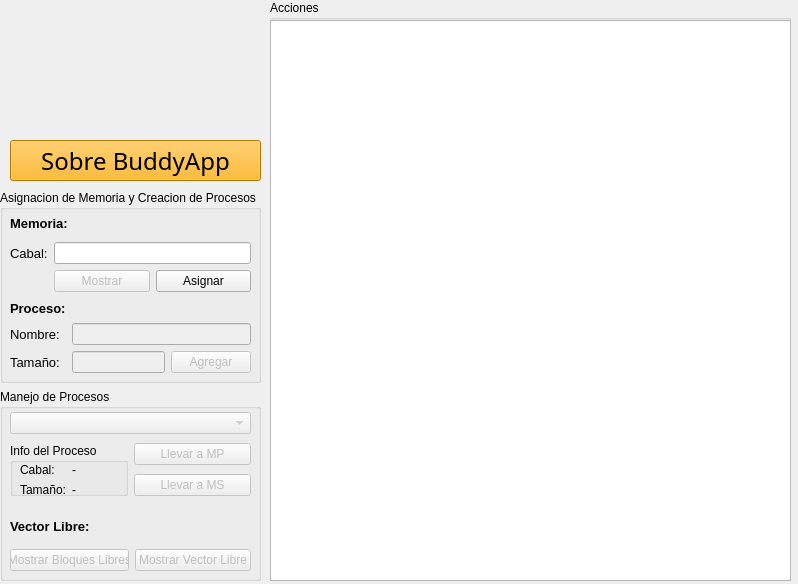
<?xml version="1.0" encoding="UTF-8"?>
<ui version="4.0">
 <class>MainWindow</class>
 <widget class="QMainWindow" name="MainWindow">
  <property name="geometry">
   <rect>
    <x>0</x>
    <y>0</y>
    <width>798</width>
    <height>584</height>
   </rect>
  </property>
  <property name="sizePolicy">
   <sizepolicy hsizetype="Fixed" vsizetype="Fixed">
    <horstretch>0</horstretch>
    <verstretch>0</verstretch>
   </sizepolicy>
  </property>
  <property name="minimumSize">
   <size>
    <width>798</width>
    <height>584</height>
   </size>
  </property>
  <property name="maximumSize">
   <size>
    <width>798</width>
    <height>584</height>
   </size>
  </property>
  <property name="windowTitle">
   <string>BuddyApp</string>
  </property>
  <property name="windowIcon">
   <iconset>
    <selectedoff>:/img/img/logoico.png</selectedoff>
   </iconset>
  </property>
  <property name="styleSheet">
   <string notr="true"/>
  </property>
  <widget class="QWidget" name="centralwidget">
   <widget class="QGroupBox" name="groupBox_2">
    <property name="geometry">
     <rect>
      <x>270</x>
      <y>0</y>
      <width>521</width>
      <height>581</height>
     </rect>
    </property>
    <property name="title">
     <string>Acciones</string>
    </property>
    <widget class="QPlainTextEdit" name="plainTextEditAcciones">
     <property name="geometry">
      <rect>
       <x>0</x>
       <y>20</y>
       <width>521</width>
       <height>561</height>
      </rect>
     </property>
     <property name="font">
      <font>
       <family>Consolas</family>
       <pointsize>12</pointsize>
      </font>
     </property>
     <property name="readOnly">
      <bool>true</bool>
     </property>
    </widget>
   </widget>
   <widget class="QLabel" name="label_9">
    <property name="geometry">
     <rect>
      <x>10</x>
      <y>10</y>
      <width>251</width>
      <height>121</height>
     </rect>
    </property>
    <property name="styleSheet">
     <string notr="true">border-image: url(:/img/img/logofin.png);</string>
    </property>
    <property name="text">
     <string>&lt;html&gt;&lt;head/&gt;&lt;body&gt;&lt;p&gt;&lt;br/&gt;&lt;/p&gt;&lt;/body&gt;&lt;/html&gt;</string>
    </property>
   </widget>
   <widget class="QWidget" name="layoutWidget">
    <property name="geometry">
     <rect>
      <x>0</x>
      <y>190</y>
      <width>261</width>
      <height>391</height>
     </rect>
    </property>
    <layout class="QVBoxLayout" name="verticalLayout_2">
     <item>
      <widget class="QGroupBox" name="groupBox">
       <property name="title">
        <string>Asignacion de Memoria y Creacion de Procesos</string>
       </property>
       <widget class="QWidget" name="layoutWidget">
        <property name="geometry">
         <rect>
          <x>10</x>
          <y>110</y>
          <width>241</width>
          <height>73</height>
         </rect>
        </property>
        <layout class="QGridLayout" name="gridLayout">
         <item row="0" column="0">
          <widget class="QLabel" name="label_4">
           <property name="font">
            <font>
             <pointsize>10</pointsize>
             <weight>75</weight>
             <bold>true</bold>
            </font>
           </property>
           <property name="text">
            <string>Proceso:</string>
           </property>
          </widget>
         </item>
         <item row="1" column="0">
          <widget class="QLabel" name="label_2">
           <property name="font">
            <font>
             <pointsize>10</pointsize>
            </font>
           </property>
           <property name="text">
            <string>Nombre:</string>
           </property>
          </widget>
         </item>
         <item row="1" column="1" colspan="2">
          <widget class="QLineEdit" name="lineNombreProceso">
           <property name="enabled">
            <bool>false</bool>
           </property>
          </widget>
         </item>
         <item row="2" column="0">
          <widget class="QLabel" name="label_5">
           <property name="font">
            <font>
             <pointsize>10</pointsize>
            </font>
           </property>
           <property name="text">
            <string>Tamaño: </string>
           </property>
          </widget>
         </item>
         <item row="2" column="1">
          <widget class="QLineEdit" name="lineTamProceso">
           <property name="enabled">
            <bool>false</bool>
           </property>
          </widget>
         </item>
         <item row="2" column="2">
          <widget class="QPushButton" name="pushButtonAgregarNuevoProceso">
           <property name="enabled">
            <bool>false</bool>
           </property>
           <property name="text">
            <string>Agregar</string>
           </property>
          </widget>
         </item>
        </layout>
       </widget>
       <widget class="QWidget" name="layoutWidget">
        <property name="geometry">
         <rect>
          <x>10</x>
          <y>21</y>
          <width>241</width>
          <height>81</height>
         </rect>
        </property>
        <layout class="QGridLayout" name="gridLayout_4">
         <item row="0" column="0" colspan="2">
          <widget class="QLabel" name="label">
           <property name="font">
            <font>
             <pointsize>10</pointsize>
             <weight>75</weight>
             <bold>true</bold>
            </font>
           </property>
           <property name="text">
            <string>Memoria:</string>
           </property>
          </widget>
         </item>
         <item row="1" column="0">
          <widget class="QLabel" name="label_3">
           <property name="font">
            <font>
             <pointsize>10</pointsize>
            </font>
           </property>
           <property name="text">
            <string>Cabal:</string>
           </property>
          </widget>
         </item>
         <item row="1" column="1">
          <widget class="QLineEdit" name="lineEditCabalMemoriaPrincipal"/>
         </item>
         <item row="2" column="1">
          <layout class="QHBoxLayout" name="horizontalLayout_2">
           <item>
            <widget class="QPushButton" name="pushButtonMostrar">
             <property name="enabled">
              <bool>false</bool>
             </property>
             <property name="text">
              <string>Mostrar</string>
             </property>
            </widget>
           </item>
           <item>
            <widget class="QPushButton" name="pushButtonNuevaMemoria">
             <property name="text">
              <string>Asignar</string>
             </property>
            </widget>
           </item>
          </layout>
         </item>
        </layout>
       </widget>
      </widget>
     </item>
     <item>
      <widget class="QGroupBox" name="groupBox_3">
       <property name="title">
        <string>Manejo de Procesos</string>
       </property>
       <widget class="QWidget" name="layoutWidget">
        <property name="geometry">
         <rect>
          <x>10</x>
          <y>20</y>
          <width>241</width>
          <height>91</height>
         </rect>
        </property>
        <layout class="QGridLayout" name="gridLayout_2">
         <item row="1" column="0" rowspan="2">
          <widget class="QGroupBox" name="groupBox_4">
           <property name="title">
            <string>Info del Proceso</string>
           </property>
           <widget class="QLabel" name="label_10">
            <property name="geometry">
             <rect>
              <x>10</x>
              <y>60</y>
              <width>61</width>
              <height>21</height>
             </rect>
            </property>
            <property name="text">
             <string>Donde Esta?</string>
            </property>
           </widget>
           <widget class="QWidget" name="layoutWidget">
            <property name="geometry">
             <rect>
              <x>10</x>
              <y>20</y>
              <width>101</width>
              <height>34</height>
             </rect>
            </property>
            <layout class="QGridLayout" name="gridLayout_3">
             <item row="0" column="0">
              <widget class="QLabel" name="label_6">
               <property name="text">
                <string>Cabal:</string>
               </property>
              </widget>
             </item>
             <item row="0" column="1" colspan="2">
              <widget class="QLabel" name="labelInfoCabal">
               <property name="text">
                <string>-</string>
               </property>
              </widget>
             </item>
             <item row="1" column="0">
              <widget class="QLabel" name="label_8">
               <property name="text">
                <string>Tamaño:</string>
               </property>
              </widget>
             </item>
             <item row="1" column="1" colspan="2">
              <widget class="QLabel" name="labelInfoTam">
               <property name="text">
                <string>-</string>
               </property>
              </widget>
             </item>
            </layout>
           </widget>
          </widget>
         </item>
         <item row="1" column="1">
          <widget class="QPushButton" name="pushButtonAgregarMP">
           <property name="enabled">
            <bool>false</bool>
           </property>
           <property name="text">
            <string>Llevar a MP</string>
           </property>
          </widget>
         </item>
         <item row="2" column="1">
          <widget class="QPushButton" name="pushButtonSacarMP">
           <property name="enabled">
            <bool>false</bool>
           </property>
           <property name="text">
            <string>Llevar a MS</string>
           </property>
          </widget>
         </item>
         <item row="0" column="0" colspan="2">
          <widget class="QComboBox" name="comboBoxProcesos">
           <property name="enabled">
            <bool>false</bool>
           </property>
          </widget>
         </item>
        </layout>
       </widget>
       <widget class="QWidget" name="layoutWidget">
        <property name="geometry">
         <rect>
          <x>10</x>
          <y>121</y>
          <width>241</width>
          <height>61</height>
         </rect>
        </property>
        <layout class="QVBoxLayout" name="verticalLayout">
         <item>
          <widget class="QLabel" name="label_7">
           <property name="font">
            <font>
             <pointsize>10</pointsize>
             <weight>75</weight>
             <bold>true</bold>
            </font>
           </property>
           <property name="text">
            <string>Vector Libre:</string>
           </property>
          </widget>
         </item>
         <item>
          <layout class="QHBoxLayout" name="horizontalLayout">
           <item>
            <widget class="QPushButton" name="pushButtonBL">
             <property name="enabled">
              <bool>false</bool>
             </property>
             <property name="text">
              <string>Mostrar Bloques Libres</string>
             </property>
            </widget>
           </item>
           <item>
            <widget class="QPushButton" name="pushButtonVL">
             <property name="enabled">
              <bool>false</bool>
             </property>
             <property name="text">
              <string>Mostrar Vector Libre</string>
             </property>
            </widget>
           </item>
          </layout>
         </item>
        </layout>
       </widget>
      </widget>
     </item>
    </layout>
   </widget>
   <widget class="QPushButton" name="pushButtonInfoApp">
    <property name="geometry">
     <rect>
      <x>10</x>
      <y>140</y>
      <width>251</width>
      <height>41</height>
     </rect>
    </property>
    <property name="font">
     <font>
      <family>Blackadder ITC</family>
      <pointsize>18</pointsize>
     </font>
    </property>
    <property name="styleSheet">
     <string notr="true">background-color: rgb(255, 170, 0);</string>
    </property>
    <property name="text">
     <string>Sobre BuddyApp</string>
    </property>
   </widget>
  </widget>
 </widget>
 <resources>
  <include location="imgagen.qrc"/>
 </resources>
 <connections/>
</ui>
